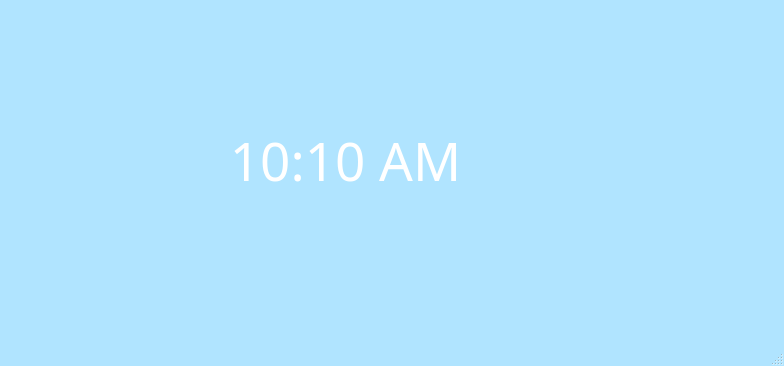
<?xml version="1.0" encoding="UTF-8"?>
<ui version="4.0">
 <class>MainWindow</class>
 <widget class="QMainWindow" name="MainWindow">
  <property name="geometry">
   <rect>
    <x>0</x>
    <y>0</y>
    <width>784</width>
    <height>366</height>
   </rect>
  </property>
  <property name="palette">
   <palette>
    <active>
     <colorrole role="WindowText">
      <brush brushstyle="SolidPattern">
       <color alpha="255">
        <red>0</red>
        <green>0</green>
        <blue>0</blue>
       </color>
      </brush>
     </colorrole>
     <colorrole role="Button">
      <brush brushstyle="SolidPattern">
       <color alpha="255">
        <red>176</red>
        <green>228</green>
        <blue>255</blue>
       </color>
      </brush>
     </colorrole>
     <colorrole role="Light">
      <brush brushstyle="SolidPattern">
       <color alpha="255">
        <red>255</red>
        <green>255</green>
        <blue>255</blue>
       </color>
      </brush>
     </colorrole>
     <colorrole role="Midlight">
      <brush brushstyle="SolidPattern">
       <color alpha="255">
        <red>215</red>
        <green>241</green>
        <blue>255</blue>
       </color>
      </brush>
     </colorrole>
     <colorrole role="Dark">
      <brush brushstyle="SolidPattern">
       <color alpha="255">
        <red>88</red>
        <green>114</green>
        <blue>127</blue>
       </color>
      </brush>
     </colorrole>
     <colorrole role="Mid">
      <brush brushstyle="SolidPattern">
       <color alpha="255">
        <red>117</red>
        <green>152</green>
        <blue>170</blue>
       </color>
      </brush>
     </colorrole>
     <colorrole role="Text">
      <brush brushstyle="SolidPattern">
       <color alpha="255">
        <red>0</red>
        <green>0</green>
        <blue>0</blue>
       </color>
      </brush>
     </colorrole>
     <colorrole role="BrightText">
      <brush brushstyle="SolidPattern">
       <color alpha="255">
        <red>255</red>
        <green>255</green>
        <blue>255</blue>
       </color>
      </brush>
     </colorrole>
     <colorrole role="ButtonText">
      <brush brushstyle="SolidPattern">
       <color alpha="255">
        <red>0</red>
        <green>0</green>
        <blue>0</blue>
       </color>
      </brush>
     </colorrole>
     <colorrole role="Base">
      <brush brushstyle="SolidPattern">
       <color alpha="255">
        <red>255</red>
        <green>255</green>
        <blue>255</blue>
       </color>
      </brush>
     </colorrole>
     <colorrole role="Window">
      <brush brushstyle="SolidPattern">
       <color alpha="255">
        <red>176</red>
        <green>228</green>
        <blue>255</blue>
       </color>
      </brush>
     </colorrole>
     <colorrole role="Shadow">
      <brush brushstyle="SolidPattern">
       <color alpha="255">
        <red>0</red>
        <green>0</green>
        <blue>0</blue>
       </color>
      </brush>
     </colorrole>
     <colorrole role="AlternateBase">
      <brush brushstyle="SolidPattern">
       <color alpha="255">
        <red>215</red>
        <green>241</green>
        <blue>255</blue>
       </color>
      </brush>
     </colorrole>
     <colorrole role="ToolTipBase">
      <brush brushstyle="SolidPattern">
       <color alpha="255">
        <red>255</red>
        <green>255</green>
        <blue>220</blue>
       </color>
      </brush>
     </colorrole>
     <colorrole role="ToolTipText">
      <brush brushstyle="SolidPattern">
       <color alpha="255">
        <red>0</red>
        <green>0</green>
        <blue>0</blue>
       </color>
      </brush>
     </colorrole>
     <colorrole role="PlaceholderText">
      <brush brushstyle="SolidPattern">
       <color alpha="128">
        <red>0</red>
        <green>0</green>
        <blue>0</blue>
       </color>
      </brush>
     </colorrole>
    </active>
    <inactive>
     <colorrole role="WindowText">
      <brush brushstyle="SolidPattern">
       <color alpha="255">
        <red>0</red>
        <green>0</green>
        <blue>0</blue>
       </color>
      </brush>
     </colorrole>
     <colorrole role="Button">
      <brush brushstyle="SolidPattern">
       <color alpha="255">
        <red>176</red>
        <green>228</green>
        <blue>255</blue>
       </color>
      </brush>
     </colorrole>
     <colorrole role="Light">
      <brush brushstyle="SolidPattern">
       <color alpha="255">
        <red>255</red>
        <green>255</green>
        <blue>255</blue>
       </color>
      </brush>
     </colorrole>
     <colorrole role="Midlight">
      <brush brushstyle="SolidPattern">
       <color alpha="255">
        <red>215</red>
        <green>241</green>
        <blue>255</blue>
       </color>
      </brush>
     </colorrole>
     <colorrole role="Dark">
      <brush brushstyle="SolidPattern">
       <color alpha="255">
        <red>88</red>
        <green>114</green>
        <blue>127</blue>
       </color>
      </brush>
     </colorrole>
     <colorrole role="Mid">
      <brush brushstyle="SolidPattern">
       <color alpha="255">
        <red>117</red>
        <green>152</green>
        <blue>170</blue>
       </color>
      </brush>
     </colorrole>
     <colorrole role="Text">
      <brush brushstyle="SolidPattern">
       <color alpha="255">
        <red>0</red>
        <green>0</green>
        <blue>0</blue>
       </color>
      </brush>
     </colorrole>
     <colorrole role="BrightText">
      <brush brushstyle="SolidPattern">
       <color alpha="255">
        <red>255</red>
        <green>255</green>
        <blue>255</blue>
       </color>
      </brush>
     </colorrole>
     <colorrole role="ButtonText">
      <brush brushstyle="SolidPattern">
       <color alpha="255">
        <red>0</red>
        <green>0</green>
        <blue>0</blue>
       </color>
      </brush>
     </colorrole>
     <colorrole role="Base">
      <brush brushstyle="SolidPattern">
       <color alpha="255">
        <red>255</red>
        <green>255</green>
        <blue>255</blue>
       </color>
      </brush>
     </colorrole>
     <colorrole role="Window">
      <brush brushstyle="SolidPattern">
       <color alpha="255">
        <red>176</red>
        <green>228</green>
        <blue>255</blue>
       </color>
      </brush>
     </colorrole>
     <colorrole role="Shadow">
      <brush brushstyle="SolidPattern">
       <color alpha="255">
        <red>0</red>
        <green>0</green>
        <blue>0</blue>
       </color>
      </brush>
     </colorrole>
     <colorrole role="AlternateBase">
      <brush brushstyle="SolidPattern">
       <color alpha="255">
        <red>215</red>
        <green>241</green>
        <blue>255</blue>
       </color>
      </brush>
     </colorrole>
     <colorrole role="ToolTipBase">
      <brush brushstyle="SolidPattern">
       <color alpha="255">
        <red>255</red>
        <green>255</green>
        <blue>220</blue>
       </color>
      </brush>
     </colorrole>
     <colorrole role="ToolTipText">
      <brush brushstyle="SolidPattern">
       <color alpha="255">
        <red>0</red>
        <green>0</green>
        <blue>0</blue>
       </color>
      </brush>
     </colorrole>
     <colorrole role="PlaceholderText">
      <brush brushstyle="SolidPattern">
       <color alpha="128">
        <red>0</red>
        <green>0</green>
        <blue>0</blue>
       </color>
      </brush>
     </colorrole>
    </inactive>
    <disabled>
     <colorrole role="WindowText">
      <brush brushstyle="SolidPattern">
       <color alpha="255">
        <red>88</red>
        <green>114</green>
        <blue>127</blue>
       </color>
      </brush>
     </colorrole>
     <colorrole role="Button">
      <brush brushstyle="SolidPattern">
       <color alpha="255">
        <red>176</red>
        <green>228</green>
        <blue>255</blue>
       </color>
      </brush>
     </colorrole>
     <colorrole role="Light">
      <brush brushstyle="SolidPattern">
       <color alpha="255">
        <red>255</red>
        <green>255</green>
        <blue>255</blue>
       </color>
      </brush>
     </colorrole>
     <colorrole role="Midlight">
      <brush brushstyle="SolidPattern">
       <color alpha="255">
        <red>215</red>
        <green>241</green>
        <blue>255</blue>
       </color>
      </brush>
     </colorrole>
     <colorrole role="Dark">
      <brush brushstyle="SolidPattern">
       <color alpha="255">
        <red>88</red>
        <green>114</green>
        <blue>127</blue>
       </color>
      </brush>
     </colorrole>
     <colorrole role="Mid">
      <brush brushstyle="SolidPattern">
       <color alpha="255">
        <red>117</red>
        <green>152</green>
        <blue>170</blue>
       </color>
      </brush>
     </colorrole>
     <colorrole role="Text">
      <brush brushstyle="SolidPattern">
       <color alpha="255">
        <red>88</red>
        <green>114</green>
        <blue>127</blue>
       </color>
      </brush>
     </colorrole>
     <colorrole role="BrightText">
      <brush brushstyle="SolidPattern">
       <color alpha="255">
        <red>255</red>
        <green>255</green>
        <blue>255</blue>
       </color>
      </brush>
     </colorrole>
     <colorrole role="ButtonText">
      <brush brushstyle="SolidPattern">
       <color alpha="255">
        <red>88</red>
        <green>114</green>
        <blue>127</blue>
       </color>
      </brush>
     </colorrole>
     <colorrole role="Base">
      <brush brushstyle="SolidPattern">
       <color alpha="255">
        <red>176</red>
        <green>228</green>
        <blue>255</blue>
       </color>
      </brush>
     </colorrole>
     <colorrole role="Window">
      <brush brushstyle="SolidPattern">
       <color alpha="255">
        <red>176</red>
        <green>228</green>
        <blue>255</blue>
       </color>
      </brush>
     </colorrole>
     <colorrole role="Shadow">
      <brush brushstyle="SolidPattern">
       <color alpha="255">
        <red>0</red>
        <green>0</green>
        <blue>0</blue>
       </color>
      </brush>
     </colorrole>
     <colorrole role="AlternateBase">
      <brush brushstyle="SolidPattern">
       <color alpha="255">
        <red>176</red>
        <green>228</green>
        <blue>255</blue>
       </color>
      </brush>
     </colorrole>
     <colorrole role="ToolTipBase">
      <brush brushstyle="SolidPattern">
       <color alpha="255">
        <red>255</red>
        <green>255</green>
        <blue>220</blue>
       </color>
      </brush>
     </colorrole>
     <colorrole role="ToolTipText">
      <brush brushstyle="SolidPattern">
       <color alpha="255">
        <red>0</red>
        <green>0</green>
        <blue>0</blue>
       </color>
      </brush>
     </colorrole>
     <colorrole role="PlaceholderText">
      <brush brushstyle="SolidPattern">
       <color alpha="128">
        <red>0</red>
        <green>0</green>
        <blue>0</blue>
       </color>
      </brush>
     </colorrole>
    </disabled>
   </palette>
  </property>
  <property name="windowTitle">
   <string>EST DateTime</string>
  </property>
  <widget class="QWidget" name="centralwidget">
   <widget class="QLabel" name="label">
    <property name="geometry">
     <rect>
      <x>80</x>
      <y>40</y>
      <width>531</width>
      <height>241</height>
     </rect>
    </property>
    <property name="font">
     <font>
      <family>Stencil</family>
      <pointsize>40</pointsize>
      <weight>50</weight>
      <bold>false</bold>
     </font>
    </property>
    <property name="styleSheet">
     <string notr="true">background-image: url(:/images/bg-image.jpg);
border-color: rgb(255, 255, 255);
color: rgb(255, 255, 255);</string>
    </property>
    <property name="text">
     <string>10:10 AM</string>
    </property>
    <property name="alignment">
     <set>Qt::AlignCenter</set>
    </property>
   </widget>
  </widget>
  <widget class="QMenuBar" name="menubar">
   <property name="geometry">
    <rect>
     <x>0</x>
     <y>0</y>
     <width>784</width>
     <height>26</height>
    </rect>
   </property>
  </widget>
  <widget class="QStatusBar" name="statusbar"/>
 </widget>
 <resources>
  <include location="res/res.qrc"/>
 </resources>
 <connections/>
</ui>
